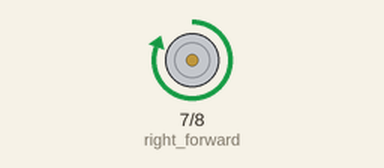
Simulated run of this sketch. Board: Arduino Uno, built with avr-gcc and run on an emulated ATmega328P. On the bench: motor-driver pin pairs drawn as motors (green arrow = first pin HIGH = forward, orange = second pin HIGH = backward, longer = more drive).

Above: at 0.5 s.
Timing chart, 0 to 4.6 s (numbered marks = the images above):
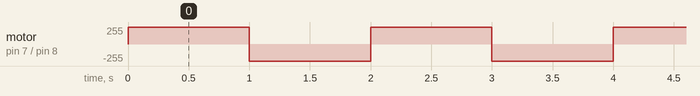

Measured:
- by itself, motor on pin 7 (right_forward) / pin 8 (right_reverse): alternates forward 255/255 for 1.0 s and backward 255/255 for 1.0 s

The sketch:

story_2.ino
```cpp
const int right_forward = 7;
const int right_reverse = 8;

void setup()
{
  pinMode(right_forward, OUTPUT);
  pinMode(right_reverse, OUTPUT);
}

void loop()
{
  digitalWrite(right_forward, HIGH);
  digitalWrite(right_reverse, LOW);

  delay(1000); // Wait for 1000 millisecond(s)
  digitalWrite(right_forward, LOW);
  digitalWrite(right_reverse, HIGH);

  delay(1000); // Wait for 1000 millisecond(s)
}
```
